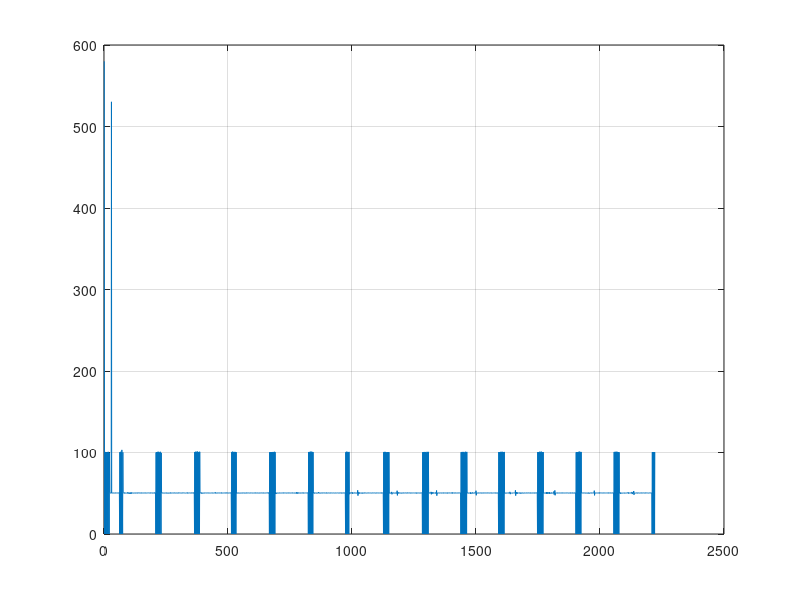

Recreate this plot in MATLAB.
close all
clear all
clc

data = importdata('log_debug_6.txt',' ');

t = data(:,1)*1000 + data(:,2)/1000; %timepo en milisegundos

figure
plot(diff(t))
grid on
